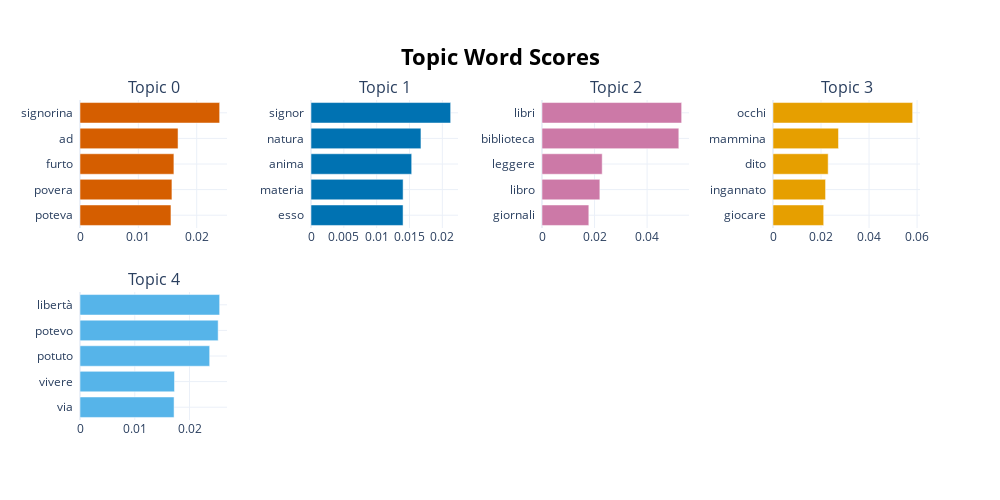

Write notebook code for a chart like this one.
### Code cell
topic_model.visualize_barchart(top_n_topics=5)

### Figure 1 — Plotly figure (JSON) as saved in the notebook; plotly's stock layout.template omitted (floating-point values rounded to 4 significant figures)
{"data": [{"marker": {"color": "#D55E00"}, "orientation": "h", "type": "bar", "x": [0.01559, 0.01576, 0.01609, 0.0168, 0.02394], "xaxis": "x", "y": ["poteva  ", "povera  ", "furto  ", "ad  ", "signorina  "], "yaxis": "y"}, {"marker": {"color": "#0072B2"}, "orientation": "h", "type": "bar", "x": [0.01402, 0.01403, 0.01533, 0.01674, 0.02127], "xaxis": "x2", "y": ["esso  ", "materia  ", "anima  ", "natura  ", "signor  "], "yaxis": "y2"}, {"marker": {"color": "#CC79A7"}, "orientation": "h", "type": "bar", "x": [0.01782, 0.02202, 0.02291, 0.05207, 0.05315], "xaxis": "x3", "y": ["giornali  ", "libro  ", "leggere  ", "biblioteca  ", "libri  "], "yaxis": "y3"}, {"marker": {"color": "#E69F00"}, "orientation": "h", "type": "bar", "x": [0.02111, 0.02189, 0.02297, 0.02727, 0.05816], "xaxis": "x4", "y": ["giocare  ", "ingannato  ", "dito  ", "mammina  ", "occhi  "], "yaxis": "y4"}, {"marker": {"color": "#56B4E9"}, "orientation": "h", "type": "bar", "x": [0.01718, 0.01726, 0.02368, 0.02523, 0.0255], "xaxis": "x5", "y": ["via  ", "vivere  ", "potuto  ", "potevo  ", "libertà  "], "yaxis": "y5"}], "layout": {"annotations": [{"font": {"size": 16}, "showarrow": false, "text": "Topic 0", "x": 0.0875, "xanchor": "center", "xref": "paper", "y": 1, "yanchor": "bottom", "yref": "paper"}, {"font": {"size": 16}, "showarrow": false, "text": "Topic 1", "x": 0.3625, "xanchor": "center", "xref": "paper", "y": 1, "yanchor": "bottom", "yref": "paper"}, {"font": {"size": 16}, "showarrow": false, "text": "Topic 2", "x": 0.6375, "xanchor": "center", "xref": "paper", "y": 1, "yanchor": "bottom", "yref": "paper"}, {"font": {"size": 16}, "showarrow": false, "text": "Topic 3", "x": 0.9125, "xanchor": "center", "xref": "paper", "y": 1, "yanchor": "bottom", "yref": "paper"}, {"font": {"size": 16}, "showarrow": false, "text": "Topic 4", "x": 0.0875, "xanchor": "center", "xref": "paper", "y": 0.4, "yanchor": "bottom", "yref": "paper"}], "height": 500, "hoverlabel": {"bgcolor": "white", "font": {"family": "Rockwell", "size": 16}}, "showlegend": false, "title": {"font": {"color": "Black", "size": 22}, "text": "<b>Topic Word Scores", "x": 0.5, "xanchor": "center", "yanchor": "top"}, "width": 1000, "xaxis": {"anchor": "y", "domain": [0, 0.175], "showgrid": true}, "xaxis2": {"anchor": "y2", "domain": [0.275, 0.45], "showgrid": true}, "xaxis3": {"anchor": "y3", "domain": [0.55, 0.725], "showgrid": true}, "xaxis4": {"anchor": "y4", "domain": [0.825, 1], "showgrid": true}, "xaxis5": {"anchor": "y5", "domain": [0, 0.175], "showgrid": true}, "xaxis6": {"anchor": "y6", "domain": [0.275, 0.45], "showgrid": true}, "xaxis7": {"anchor": "y7", "domain": [0.55, 0.725], "showgrid": true}, "xaxis8": {"anchor": "y8", "domain": [0.825, 1], "showgrid": true}, "yaxis": {"anchor": "x", "domain": [0.6, 1], "showgrid": true}, "yaxis2": {"anchor": "x2", "domain": [0.6, 1], "showgrid": true}, "yaxis3": {"anchor": "x3", "domain": [0.6, 1], "showgrid": true}, "yaxis4": {"anchor": "x4", "domain": [0.6, 1], "showgrid": true}, "yaxis5": {"anchor": "x5", "domain": [0, 0.4], "showgrid": true}, "yaxis6": {"anchor": "x6", "domain": [0, 0.4], "showgrid": true}, "yaxis7": {"anchor": "x7", "domain": [0, 0.4], "showgrid": true}, "yaxis8": {"anchor": "x8", "domain": [0, 0.4], "showgrid": true}}}
